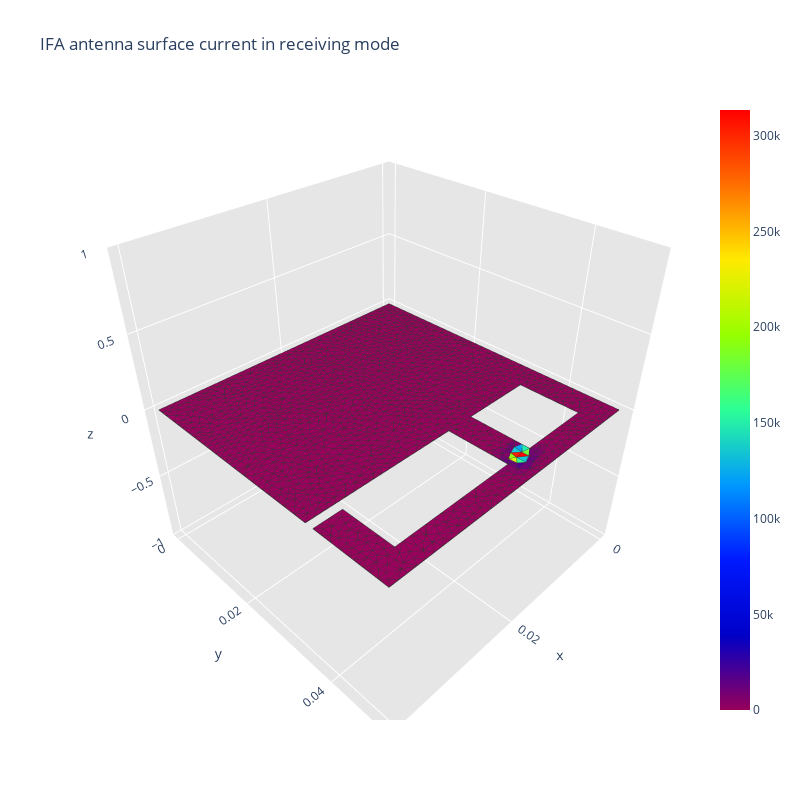

Notebook code cell kept with this figure:
### Code cell
# Mesure du temps de début
start_time = time.time()

feed_point_IFA = [0.016, 0.046, 0]
voltage_amplitude = 1  # Valeur de l'amplitude égale à 1 volt

traitement_de_(filename_mesh1_IFA)
radiation_algorithm(filename_mesh1_IFA, 1e6, feed_point_IFA, voltage_amplitude, load_from_matlab=False)

elapsed_time = time.time() - start_time
print(f"Temps écoulé pour le traitement de l'antenne étudiée : {elapsed_time:.6f} secondes")
print('\n')

### Figure 1 — Plotly figure (JSON) as saved in the notebook; plotly's stock layout.template omitted (floating-point values rounded to 4 significant figures; data arrays with more than 128 entries replaced by an {"elided": "..."} marker saying what was removed)
{"data": [{"facecolor": {"elided": "2673 str values"}, "i": {"elided": "2673 int values"}, "j": {"elided": "2673 int values"}, "k": {"elided": "2673 int values"}, "name": "", "type": "mesh3d", "x": {"elided": "1448 float values"}, "y": {"elided": "1448 float values"}, "z": {"elided": "1448 int values"}}, {"line": {"color": "rgb(50, 50, 50)", "width": 1.5}, "mode": "lines", "showlegend": false, "type": "scatter3d", "x": {"elided": "13365 float values"}, "y": {"elided": "13365 float values"}, "z": {"elided": "13365 int values"}}, {"hoverinfo": "none", "marker": {"color": [3.607e-07, 313500.0], "colorscale": [[0, "rgb(150, 0, 90)"], [0.125, "rgb(0, 0, 200)"], [0.25, "rgb(0, 25, 255)"], [0.375, "rgb(0, 152, 255)"], [0.5, "rgb(44, 255, 150)"], [0.625, "rgb(151, 255, 0)"], [0.75, "rgb(255, 234, 0)"], [0.875, "rgb(255, 111, 0)"], [1, "rgb(255, 0, 0)"]], "showscale": true, "size": 0.1}, "mode": "markers", "showlegend": false, "type": "scatter3d", "x": [0], "y": [0], "z": [0]}], "layout": {"height": 800, "scene": {"aspectratio": {"x": 0.8, "y": 1, "z": 0}, "xaxis": {"backgroundcolor": "rgb(230, 230, 230)", "gridcolor": "rgb(255, 255, 255)", "showbackground": true, "zerolinecolor": "rgb(255, 255, 255)"}, "yaxis": {"backgroundcolor": "rgb(230, 230, 230)", "gridcolor": "rgb(255, 255, 255)", "showbackground": true, "zerolinecolor": "rgb(255, 255, 255)"}, "zaxis": {"backgroundcolor": "rgb(230, 230, 230)", "gridcolor": "rgb(255, 255, 255)", "showbackground": true, "zerolinecolor": "rgb(255, 255, 255)"}}, "title": {"text": "IFA antenna surface current in receiving mode"}, "width": 800}}
